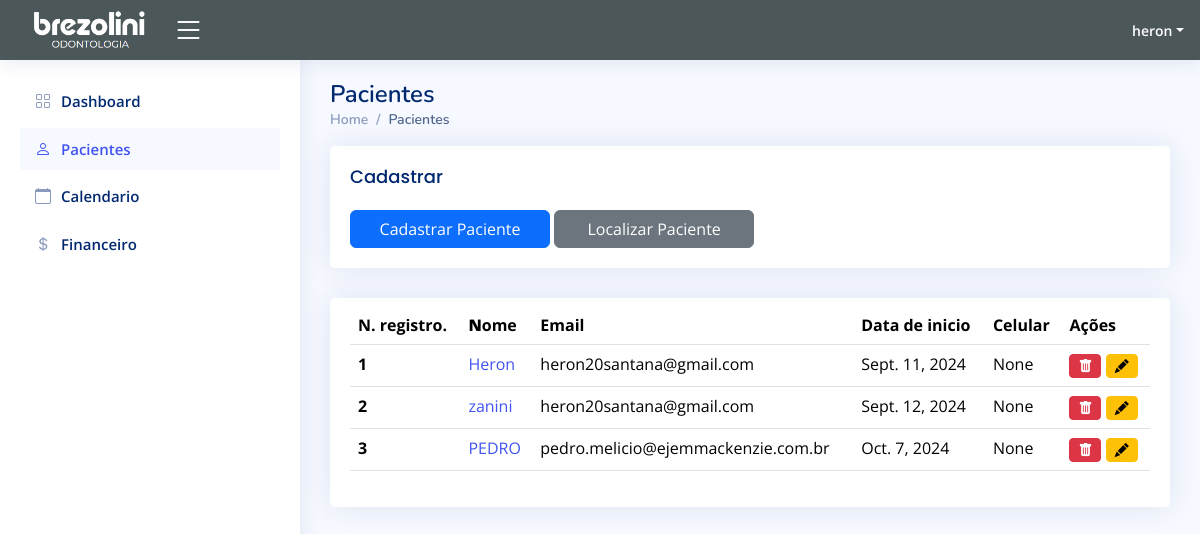
The page /pacientes (signed in) on the database as committed earlier.
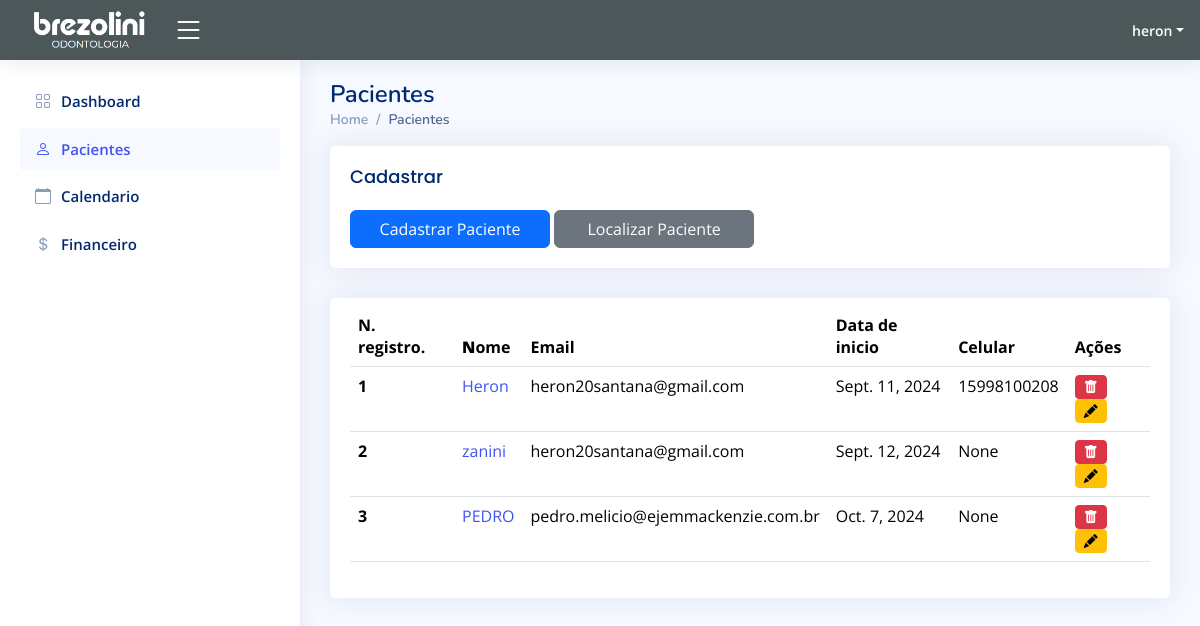
The same page on the database as committed later.
### app/models.py (models this page shows, shortened)
class Paciente(models.Model):
    Nome = models.CharField(max_length=100, blank=False, null=True)
    Email = models.CharField(max_length=100, blank=False, null=True)
    Data_cadastro = models.DateField(blank=False, null=True)
    Data_Nascimento = models.DateField(blank=False, null=True)
    Estado_civil = models.CharField(max_length=100, blank=False, null=True)
    Grupo = models.CharField(max_length=100, blank=False, null=True)
    Situacao_atual = models.CharField(max_length=100, blank=False, null=True)
    observacoes= models.CharField(max_length=256, blank=False, null=True)
    genero = models.CharField(max_length=100, blank=False, null=True)
    celular = models.CharField(max_length=20, blank=False, null=True)
    clinica = models.CharField(max_length=100, blank=False, null=True)
    local_nascimento = models.CharField(max_length=100, blank=False, null=True)
    CPF = models.CharField(max_length=100, blank=False, null=True)
    RG = models.CharField(max_length=100, blank=False, null=True)
    Orgao_emissor = models.CharField(max_length=100, blank=False, null=True)
    Convenio = models.CharField(max_length=100, blank=False, null=True)
    Plano = models.CharField(max_length=100, blank=False, null=True)
    Data_adesao = models.DateField(blank=False, null=True)
    Nome_pai = models.CharField(max_length=100, blank=True, null=True)
    CPF_pai = models.CharField(max_length=100, blank=True, null=True)
    RG_pai = models.CharField(max_length=100, blank=True, null=True)
    Telefone_pai = models.CharField(max_length=100, blank=True, null=True)
    Nome_mae = models.CharField(max_length=100, blank=True, null=True)
    Cpf_mae = models.CharField(max_length=100, blank=True, null=True)
    Rg_mae = models.CharField(max_length=100, blank=True, null=True)
    Telefone_mae=models.CharField(max_length=100, blank=True, null=True)
    CEP=models.IntegerField(blank=False, null=True)
    Endereco = models.CharField(max_length=100, blank=False, null=True)
    Numero = models.IntegerField(blank=False, null=True)
    Complemento = models.CharField(max_length=100, blank=False, null=True)
    Bairro = models.CharField(max_length=100, blank=False, null=True)
    Cidade = models.CharField(max_length=100, blank=False, null=True)
    Estado = models.CharField(max_length=100, blank=False, null=True)

### app/views.py (the view)
# urls.py: path("pacientes", views.pacientes, name="pacientes"),
@login_required(login_url="/")
def pacientes(request):
    pacientes = Paciente.objects.all()
    return render(request, 'frontend/pacientes.html', {'pacientes': pacientes})

### app/templates/frontend/pacientes.html (shortened to what the changed rows need)
<html lang="en">
{% load static %}
<head>
  <link href="{% static "vendor/bootstrap/css/bootstrap.min.css" %}" rel="stylesheet">
  <link href="{% static "vendor/bootstrap-icons/bootstrap-icons.css" %}" rel="stylesheet">
  <link href="{% static "vendor/boxicons/css/boxicons.min.css" %}" rel="stylesheet">
  <link href="{% static "vendor/quill/quill.snow.css" %}" rel="stylesheet">
  <link href="{% static "vendor/quill/quill.bubble.css" %}" rel="stylesheet">
  <link href="{% static "vendor/remixicon/remixicon.css" %}" rel="stylesheet">
  <link href="{% static "vendor/simple-datatables/style.css" %}" rel="stylesheet">
  <link href="{% static "css/style.css" %}" rel="stylesheet">
</head>
<body>
  <main id="main" class="main">
    <div class="pagetitle">
      <h1>Pacientes</h1>
    </div>
    <section class="section">
        <div class="row">
          <div class="col-lg-12">
            <div class="card">
              <div class="card-body">
                <table class="table datatable">
                  <thead>
                    <tr>
                      <th>N. registro.</th>
                      <th>
                        <b>N</b>ome
                      </th>
                      <th>Email</th>
                      <th data-type="date" data-format="YYYY/DD/MM">Data de inicio</th>
                      <th>Celular</th>
                      <th>Ações</th>
                    </tr>
                  </thead>
                  <tbody>
                    {% for paciente in pacientes %}
                    <tr>
                        <th scope="row">{{ paciente.id }}</th>
                        <td><a href="{% url 'pagina_paciente' paciente_id=paciente.id %}">{{ paciente.Nome }}</a></td>
                        <td>
                          {{ paciente.Email }}
                        </td>
                        <td>
                          {{ paciente.Data_cadastro }}
                        </td>
                        <td>{{ paciente.celular }}</td>
                        <td>
                            <a href="{% url 'delete_paciente' paciente_id=paciente.id %}" class="btn btn-danger btn-sm">
                                <i class="bi bi-trash-fill"></i>
                            </a>
                            <a href="{% url 'update_paciente' paciente_id=paciente.id %}" class="btn btn-warning btn-sm">
                              <i class="bi bi-pencil-fill"></i>
                          </a>
                        </td>
                    </tr>
                    {% endfor %}
                  </tbody>
                </table>
              </div>
            </div>
          </div>
        </div>
      </section>
  </main>
</body>
</html>

Rows that differ between the two databases and show on the page:
changed Paciente "Heron": celular "None" → "15998100208"
